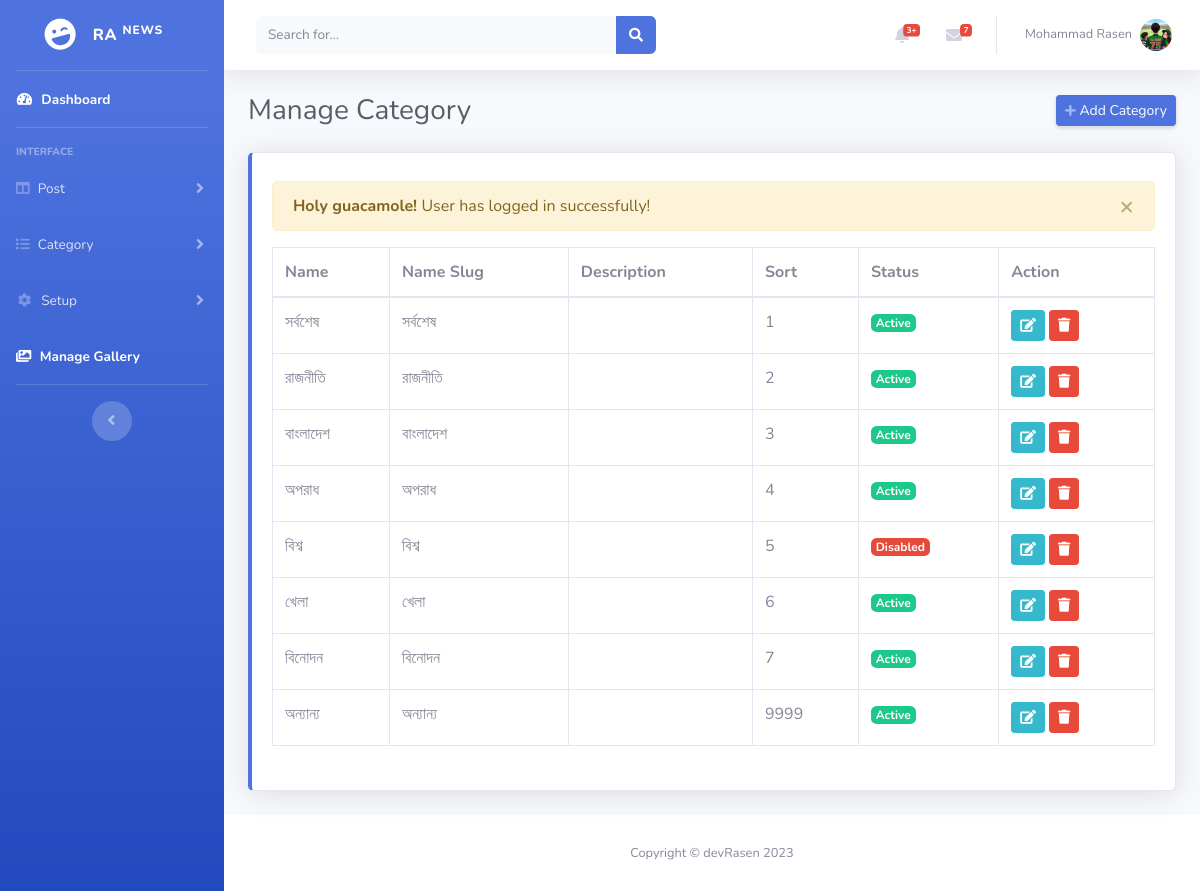
/RaNews/views/admin/manage-category.php (signed in), run on the app's committed database.
### tables this page shows
CREATE TABLE `categories` (
  `id` int NOT NULL,
  `name` varchar(191) NOT NULL,
  `name_slug` varchar(191) NOT NULL,
  `short_desc` mediumtext,
  `sort` int NOT NULL,
  `status` tinyint(1) NOT NULL DEFAULT '0' COMMENT '0=active; 1=disabled',
  `created_at` datetime NOT NULL DEFAULT CURRENT_TIMESTAMP
);

### RaNews/models/category-model.php (called while the page is built, shortened)
<?php
function viewCategories()
{
    global $conn;
    $query = "SELECT * FROM categories ORDER BY sort";
    $result = mysqli_query($conn, $query);
    return $result;
}

### RaNews/views/admin/manage-category.php (the view, shortened to what this page needs)
<?php
include('../includes/admin/header.php');
include('../includes/admin/sidebar.php');
include('../includes/admin/topbar.php');
?>
<div class="container-fluid">
    <div class="d-sm-flex align-items-center justify-content-between mb-4">
        <h1 class="h3 mb-0 text-gray-800">Manage Category</h1>
        <a href="add-category.php" class="d-none d-sm-inline-block btn btn-sm btn-primary shadow-sm"><i class="fas fa-plus fa-sm text-white-50"></i> Add Category</a>
    </div>
    <div class="row">
        <div class="col-xl-12 mb-4">
            <div class="card border-left-primary shadow h-100 py-2">
                <div class="card-body">
                    <div class="table-responsive">
                        <table class="table table-bordered table-hover" width="100%" cellspacing="0">
                            <thead>
                                <tr>
                                    <th>Name</th>
                                    <th>Name Slug</th>
                                    <th>Description</th>
                                    <th>Sort</th>
                                    <th>Status</th>
                                    <th>Action</th>
                                </tr>
                            </thead>
                            <tbody>
                                <?php
                                $categories = viewCategories();
                                if (mysqli_num_rows($categories) > 0) {
                                    foreach ($categories as $item) :
                                ?>
                                        <tr>
                                            <td><?= $item['name'] ?></td>
                                            <td><?= $item['name_slug'] ?></td>
                                            <td><?= $item['short_desc'] ?></td>
                                            <td><?= $item['sort'] ?></td>
                                            <td><?= $item['status'] == 0 ? '<span class="text-white badge bg-success">Active</span>' : '<span class="text-white badge bg-danger">Disabled</span>' ?></td>
                                            <td>
                                                <a href="edit-category.php?id=<?= $item['id'] ?>" class="btn btn-sm btn-info">
                                                    <i class="fas fa-edit"></i>
                                                </a>
                                                <button type="button" value="<?= $item['id'] ?>" class="btn btn-sm btn-danger categoryDeleteBtn">
                                                    <i class="fas fa-trash"></i>
                                                </button>
                                            </td>
                                        </tr>
                                    <?php
                                    endforeach;
                                } else {
                                    ?>
                                    <tr>
                                        <td class="text-center" colspan="7">No data found!</td>
                                    </tr>
                                <?php
                                }
                                ?>
                            </tbody>
                        </table>
                    </div>
                </div>
            </div>
        </div>
    </div>
</div>
<?php include('../includes/admin/footer.php'); ?>

### data on the page
categories: name "সর্বশেষ", name_slug "সর্বশেষ", sort "1", status "Active", $item['id'] 26 (drawn)
categories: name "রাজনীতি", name_slug "রাজনীতি", sort "2", status "Active", $item['id'] 27 (drawn)
categories: name "বাংলাদেশ", name_slug "বাংলাদেশ", sort "3", status "Active", $item['id'] 28 (drawn)
categories: name "অপরাধ", name_slug "অপরাধ", sort "4", status "Active", $item['id'] 29 (drawn)
categories: name "বিশ্ব", name_slug "বিশ্ব", sort "5", status "Disabled", $item['id'] 30 (drawn)
categories: name "খেলা", name_slug "খেলা", sort "6", status "Active", $item['id'] 31 (drawn)
categories: name "বিনোদন", name_slug "বিনোদন", sort "7", status "Active", $item['id'] 32 (drawn)
categories: name "অন্যান্য", name_slug "অন্যান্য", sort "9999", status "Active", $item['id'] 25 (drawn)

### other printed values
$_SESSION['loggedInUser']['name'] "Mohammad Rasen"
$_SESSION['status'] "User has logged in successfully!"
